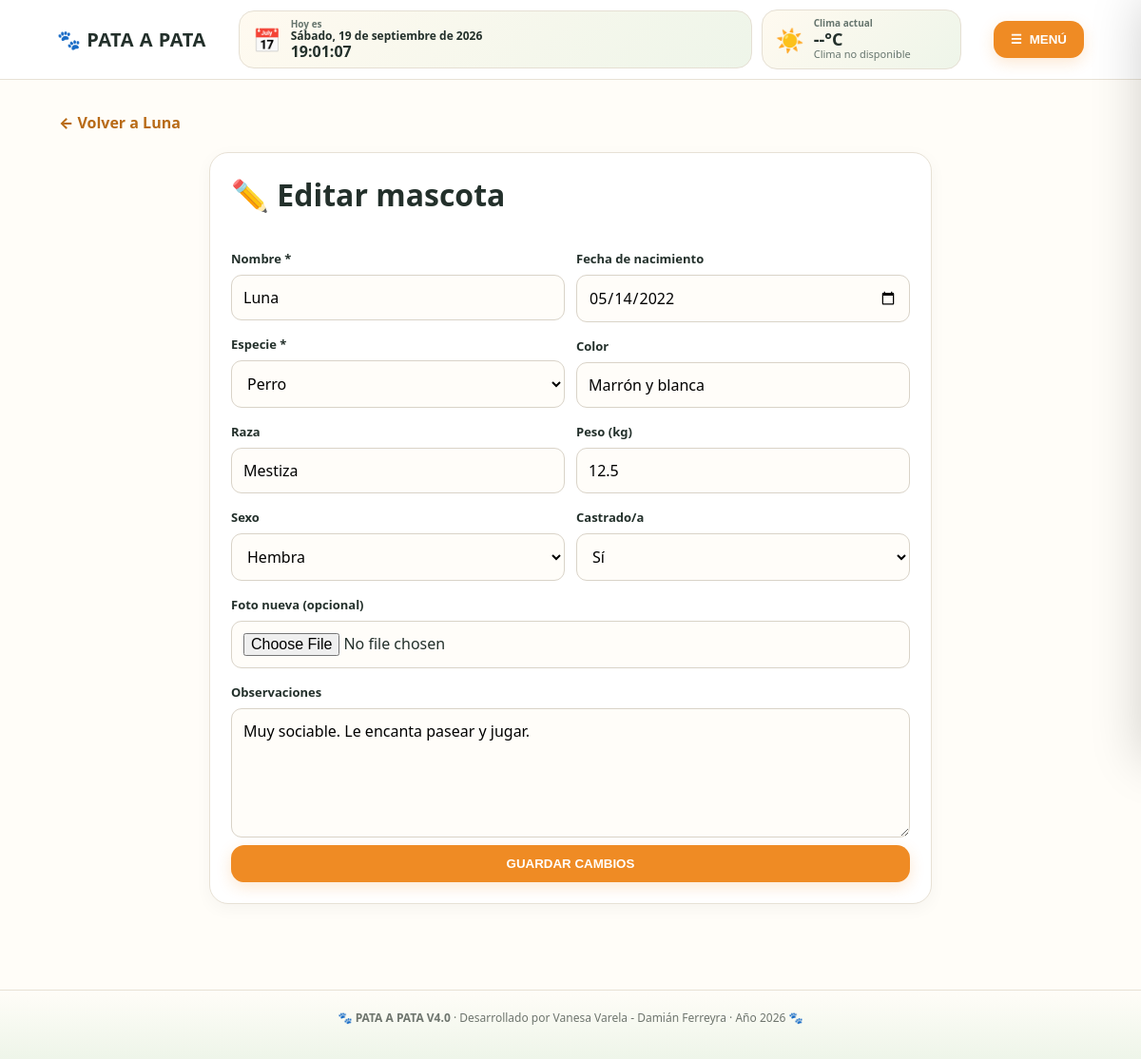
Page /mascota/1/editar (signed in) on the committed database.
### tables this page shows
CREATE TABLE mascotas (
        id INTEGER PRIMARY KEY AUTOINCREMENT,
        usuario_id INTEGER NOT NULL,
        nombre TEXT NOT NULL,
        especie TEXT NOT NULL,
        raza TEXT,
        sexo TEXT,
        nacimiento TEXT,
        color TEXT,
        peso REAL,
        castrado TEXT,
        observaciones TEXT,
        foto TEXT DEFAULT 'mascota.svg', veterinario_cabecera TEXT, veterinario_cabecera_telefono TEXT,
        FOREIGN KEY(usuario_id) REFERENCES usuarios(id) ON DELETE CASCADE
    );

### app.py (the view, shortened to what this page needs)
@app.route("/mascota/<int:mascota_id>/editar", methods=["GET", "POST"])
@login_required
def editar_mascota(mascota_id):
    conn = get_db()
    m = conn.execute("SELECT * FROM mascotas WHERE id=? AND usuario_id=?",
                     (mascota_id, session["user_id"])).fetchone()
    if not m:
        conn.close()
        abort(404)
    conn.close()
    return render_template("editar_mascota.html", mascota=m)

### app.py (called while the page is built)
def get_db():
    conn = sqlite3.connect(DB_PATH)
    conn.row_factory = sqlite3.Row
    conn.execute("PRAGMA foreign_keys = ON")
    return conn

def login_required(fn):
    @wraps(fn)
    def wrapper(*args, **kwargs):
        if "user_id" not in session:
            flash("Tenés que iniciar sesión para continuar.", "warning")
            return redirect(url_for("login", next=request.path))
        return fn(*args, **kwargs)
    return wrapper

def current_user():
    if "user_id" not in session:
        return None
    conn = get_db()
    u = conn.execute("SELECT * FROM usuarios WHERE id=?", (session["user_id"],)).fetchone()
    conn.close()
    return u

@app.context_processor
def inject_globals():
    return {
        "current_user": current_user(),
        "instagram_url": INSTAGRAM_URL,
        "is_admin": bool(session.get("is_admin")),
    }

### templates/editar_mascota.html
{% extends "base.html" %}{% block title %}Editar mascota{% endblock %}{% block content %}
<a class="back" href="{{url_for('mascota',mascota_id=mascota.id)}}">← Volver a {{mascota.nombre}}</a>
<form class="form-card" method="post" enctype="multipart/form-data"><h1>✏️ Editar mascota</h1><div class="two"><div><label>Nombre *</label><input name="nombre" value="{{mascota.nombre}}" required><label>Especie *</label><select name="especie" required><option {% if mascota.especie=='Perro' %}selected{% endif %}>Perro</option><option {% if mascota.especie=='Gato' %}selected{% endif %}>Gato</option><option {% if mascota.especie=='Otro' %}selected{% endif %}>Otro</option></select><label>Raza</label><input name="raza" value="{{mascota.raza or ''}}"><label>Sexo</label><select name="sexo"><option value="" {% if not mascota.sexo %}selected{% endif %}></option><option {% if mascota.sexo=='Hembra' %}selected{% endif %}>Hembra</option><option {% if mascota.sexo=='Macho' %}selected{% endif %}>Macho</option></select></div><div><label>Fecha de nacimiento</label><input type="date" name="nacimiento" value="{{mascota.nacimiento or ''}}"><label>Color</label><input name="color" value="{{mascota.color or ''}}"><label>Peso (kg)</label><input type="number" step="0.1" name="peso" value="{{mascota.peso if mascota.peso is not none else ''}}"><label>Castrado/a</label><select name="castrado"><option value="" {% if not mascota.castrado %}selected{% endif %}></option><option {% if mascota.castrado=='Sí' %}selected{% endif %}>Sí</option><option {% if mascota.castrado=='No' %}selected{% endif %}>No</option></select></div></div><label>Foto nueva (opcional)</label><input type="file" name="foto" accept="image/*"><label>Observaciones</label><textarea name="observaciones" rows="5">{{mascota.observaciones or ''}}</textarea><button class="primary" type="submit">GUARDAR CAMBIOS</button></form>
{% endblock %}

### static/css/style.css (style rules this page uses)
:root { --ink:#23302b;--muted:#66756e;--paper:#fffdf8;--line:#e7e1d5;--accent:#ef8b24;--green:#4e8d62;--danger:#d93e3e;--shadow:0 14px 40px rgba(43,50,42,.10) }
* { box-sizing:border-box }
body { margin:0;font-family:system-ui,-apple-system,Segoe UI,Arial,sans-serif;color:var(--ink);background:var(--paper) }
a { text-decoration:none;color:inherit }
.menu-btn,.primary { border:0;background:var(--accent);color:white;border-radius:14px;padding:12px 18px;font-weight:800;cursor:pointer;box-shadow:0 5px 16px rgba(239,139,36,.2) }
.link,.back { color:#b86a16;font-weight:800 }
.card,.section-card,.form-card,.event-card,.post { background:#fff;border:1px solid var(--line);border-radius:20px;padding:22px;box-shadow:0 5px 18px rgba(0,0,0,.04) }
.form-card { max-width:760px;margin:20px auto }
.form-card h1 { margin-top:0 }
form { display:grid;gap:8px }
label { font-weight:800;font-size:13px;margin-top:8px }
input,select,textarea { font:inherit;border:1px solid #d9d3c8;border-radius:11px;padding:12px;background:#fffdf9 }
textarea { resize:vertical }
.two { display:grid;grid-template-columns:1fr 1fr;gap:12px }
.two>div { display:grid;gap:8px }

### rows in the picture
mascotas: nombre "Luna", especie "Perro", raza "Mestiza", sexo "Hembra", nacimiento "05/14/2022", color "Marrón y blanca", peso "12.5", castrado "Sí", observaciones "Muy sociable. Le encanta pasear y jugar."
